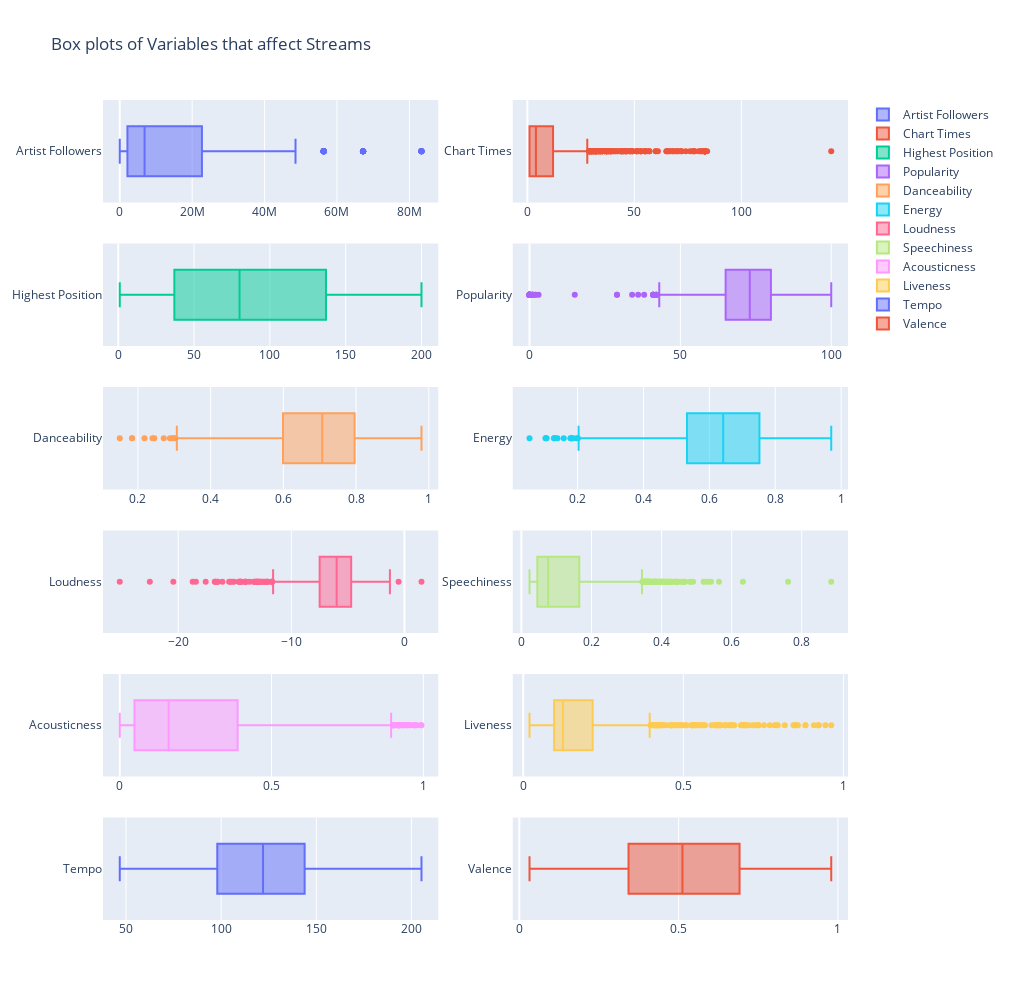

The notebook cell this image was saved under:
### Code cell
fig = make_subplots(rows=6, cols = 2)
                    
fig.add_trace(
    go.Box(x= spotify_cleaned['Artist Followers'], name="Artist Followers"),
    row=1, col=1
)

fig.add_trace(
    go.Box(x= spotify_cleaned['Number of Times Charted'], name="Chart Times"),
    row=1, col=2
)  

fig.add_trace(
    go.Box(x= spotify_cleaned['Highest Charting Position'], name="Highest Position"),
    row=2, col=1
)

fig.add_trace(
    go.Box(x= spotify_cleaned['Popularity'], name="Popularity"),
    row=2, col=2
)
        
fig.add_trace(
    go.Box(x= spotify_cleaned['Danceability'], name="Danceability"),
    row=3, col=1
)

fig.add_trace(
    go.Box(x= spotify_cleaned['Energy'], name = 'Energy' ),
    row=3, col=2
)

fig.add_trace(
    go.Box(x= spotify_cleaned['Loudness'], name = 'Loudness'),
    row=4, col=1
)

fig.add_trace(
    go.Box(x= spotify_cleaned['Speechiness'], name = 'Speechiness'),
    row=4, col=2
)

fig.add_trace(
    go.Box(x= spotify_cleaned['Acousticness'], name = 'Acousticness'),
    row=5, col=1
)

fig.add_trace(
    go.Box(x= spotify_cleaned['Liveness'], name = 'Liveness'),
    row=5, col=2
)

fig.add_trace(
    go.Box(x= spotify_cleaned['Tempo'], name = 'Tempo'),
    row=6, col=1
)

fig.add_trace(
    go.Box(x= spotify_cleaned['Valence'], name = 'Valence'),
    row=6, col=2
)

fig.update_layout(height=1000, width=1010, title_text="Box plots of Variables that affect Streams")
fig.show()

### Figure 1 — Plotly figure (JSON) as saved in the notebook; plotly's stock layout.template omitted (floating-point values rounded to 4 significant figures; data arrays with more than 128 entries replaced by an {"elided": "..."} marker saying what was removed)
{"data": [{"name": "Artist Followers", "type": "box", "x": {"elided": "1545 int values"}, "xaxis": "x", "yaxis": "y"}, {"name": "Chart Times", "type": "box", "x": {"elided": "1545 int values"}, "xaxis": "x2", "yaxis": "y2"}, {"name": "Highest Position", "type": "box", "x": {"elided": "1545 int values"}, "xaxis": "x3", "yaxis": "y3"}, {"name": "Popularity", "type": "box", "x": {"elided": "1545 int values"}, "xaxis": "x4", "yaxis": "y4"}, {"name": "Danceability", "type": "box", "x": {"elided": "1545 float values"}, "xaxis": "x5", "yaxis": "y5"}, {"name": "Energy", "type": "box", "x": {"elided": "1545 float values"}, "xaxis": "x6", "yaxis": "y6"}, {"name": "Loudness", "type": "box", "x": {"elided": "1545 float values"}, "xaxis": "x7", "yaxis": "y7"}, {"name": "Speechiness", "type": "box", "x": {"elided": "1545 float values"}, "xaxis": "x8", "yaxis": "y8"}, {"name": "Acousticness", "type": "box", "x": {"elided": "1545 float values"}, "xaxis": "x9", "yaxis": "y9"}, {"name": "Liveness", "type": "box", "x": {"elided": "1545 float values"}, "xaxis": "x10", "yaxis": "y10"}, {"name": "Tempo", "type": "box", "x": {"elided": "1545 float values"}, "xaxis": "x11", "yaxis": "y11"}, {"name": "Valence", "type": "box", "x": {"elided": "1545 float values"}, "xaxis": "x12", "yaxis": "y12"}], "layout": {"height": 1000, "title": {"text": "Box plots of Variables that affect Streams"}, "width": 1010, "xaxis": {"anchor": "y", "domain": [0, 0.45]}, "xaxis10": {"anchor": "y10", "domain": [0.55, 1]}, "xaxis11": {"anchor": "y11", "domain": [0, 0.45]}, "xaxis12": {"anchor": "y12", "domain": [0.55, 1]}, "xaxis2": {"anchor": "y2", "domain": [0.55, 1]}, "xaxis3": {"anchor": "y3", "domain": [0, 0.45]}, "xaxis4": {"anchor": "y4", "domain": [0.55, 1]}, "xaxis5": {"anchor": "y5", "domain": [0, 0.45]}, "xaxis6": {"anchor": "y6", "domain": [0.55, 1]}, "xaxis7": {"anchor": "y7", "domain": [0, 0.45]}, "xaxis8": {"anchor": "y8", "domain": [0.55, 1]}, "xaxis9": {"anchor": "y9", "domain": [0, 0.45]}, "yaxis": {"anchor": "x", "domain": [0.875, 1]}, "yaxis10": {"anchor": "x10", "domain": [0.175, 0.3]}, "yaxis11": {"anchor": "x11", "domain": [0, 0.125]}, "yaxis12": {"anchor": "x12", "domain": [0, 0.125]}, "yaxis2": {"anchor": "x2", "domain": [0.875, 1]}, "yaxis3": {"anchor": "x3", "domain": [0.7, 0.825]}, "yaxis4": {"anchor": "x4", "domain": [0.7, 0.825]}, "yaxis5": {"anchor": "x5", "domain": [0.525, 0.65]}, "yaxis6": {"anchor": "x6", "domain": [0.525, 0.65]}, "yaxis7": {"anchor": "x7", "domain": [0.35, 0.475]}, "yaxis8": {"anchor": "x8", "domain": [0.35, 0.475]}, "yaxis9": {"anchor": "x9", "domain": [0.175, 0.3]}}}
